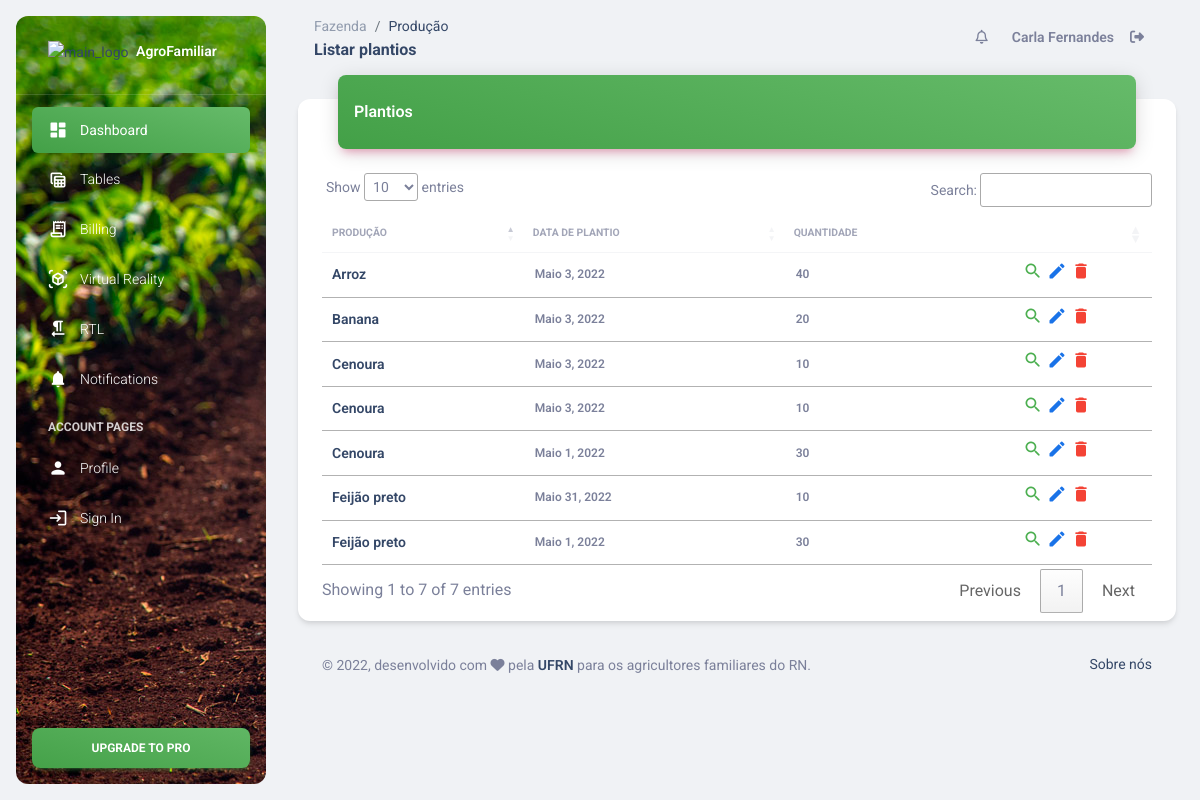
The app's page /producao/listar_plantio/ (signed in) with its own data.
### Producao/models.py (models this page shows, shortened)
class Plantio(models.Model):
    data_inicio = models.DateField(verbose_name="Data de plantio")
    quantidade = models.PositiveIntegerField(verbose_name="Quantidade")
    producao = models.ForeignKey('Producao', on_delete=models.RESTRICT)
    class Meta:
        ordering = ['-data_inicio']
        verbose_name = "Plantio"
        verbose_name_plural = "Plantios"

class Producao(models.Model):
    nome = models.CharField(max_length=100, verbose_name="Nome")
    observacao = models.TextField(verbose_name="Observação")
    ativo = models.BooleanField(verbose_name="Ativo", default=True)
    def __str__(self):
        return self.nome
    class Meta:
        ordering = ['nome']
        verbose_name = "Produção"
        verbose_name_plural = "Produções"

### Producao/views.py (the view)
# urls.py: path('listar_plantio/', views.listar_plantio, name='listar_plantio'),
def listar_plantio(request):
    lista_plantios = Plantio.objects.all()
    informacoes = {
        'lista' : lista_plantios
    }
    return render(request, "Producao/listar_plantios.html", informacoes)

### Templates/Producao/listar_plantios.html (shortened to what this page needs)
{% extends "Base/base.html" %}
{% block titulo %}
    Listar plantios
{% endblock %}
{% block diretorio_raiz %}
    Fazenda
{% endblock %}
{% block diretorio %}
    Produção
{% endblock %}
{% block conteudo %}
<div class="row">
    <div class="col-12">
      <div class="card my-4">
          <div class="container">
            <div class="card-header p-0 position-relative mt-n4 mx-3 z-index-2">
            <div class="bg-gradient-success shadow-primary border-radius-lg pt-4 pb-3">
                <h6 class="text-white text-capitalize ps-3">Plantios</h6>
            </div>
            </div>
            <div class="card-body px-0 pb-2">
            <div class="table-responsive p-0">
                <table class="table align-items-center mb-0" id="tabela_producoes">
                <thead>
                    <tr>
                    <th class="text-uppercase text-secondary text-xxs font-weight-bolder opacity-7">Produção</th>
                    <th class="text-uppercase text-secondary text-xxs font-weight-bolder opacity-7 ps-2">Data de plantio</th>
                    <th class="text-uppercase text-secondary text-xxs font-weight-bolder opacity-7 ps-2">Quantidade</th>
                    <th class="text-center text-secondary opacity-7"></th>
                    </tr>
                </thead>
                <tbody>
                    {% for plantio in lista %}
                        <tr id="producao_{{producao.pk}}">
                            <td> <h6 class="mb-0 text-sm">{{plantio.producao}}</h6></td>
                            <td> <p class="text-xs font-weight-bold mb-0">{{plantio.data_inicio}}</p> </td>
                            <td> <p class="text-xs font-weight-bold mb-0">{{plantio.quantidade}}</p> </td>
                            <td align="center">
                                <a type="submit" href="{% url 'producao:detalhes_producao' pk=plantio.id %}">
                                    <i class="material-icons ms-auto text-success cursor-pointer" data-bs-toggle="tooltip" data-bs-placement="top" title="Visualizar">search</i>
                                </a>
                                <a type="submit" href="{% url 'producao:editar_producao' pk=plantio.id %}">
                                    <i class="material-icons ms-auto text-info cursor-pointer" data-bs-toggle="tooltip" data-bs-placement="top" title="Editar">edit</i>
                                </a>
                                <a href="#" data-bs-toggle="modal" data-bs-target="#modal-{{plantio.pk}}">
                                    <i class="material-icons ms-auto text-danger cursor-pointer" data-bs-toggle="tooltip" data-bs-placement="top" title="Remover">delete</i>
                                </a>
                            </td>
                        </tr>
                    {% endfor %}
                </tbody>
                </table>
            </div>
            </div>
        </div>
      </div>
    </div>
  </div>
{% endblock %}

### Templates/Base/menu_horizontal.html (shortened to what this page needs)
{% load static %}
  <div class="collapse navbar-collapse mt-sm-0 mt-2 me-md-0 me-sm-4" id="navbar">
      <div class="ms-md-auto pe-md-3 d-flex align-items-center">
        <ul class="navbar-nav justify-content-end align-items-center">
          <li class="nav-item dropdown pe-2 d-flex align-items-center">
            <a href="" class="nav-link text-body p-0" id="dropdownMenuButton" data-bs-toggle="dropdown" aria-expanded="false">
              <i class="far fa-bell cursor-pointer"></i>
            </a>
          </li>
          <li class="nav-item px-3 d-flex align-items-center">
            <a href="" class="nav-link text-body font-weight-bold p-0">
              {{user.first_name}} {{user.last_name}}
            </a>
          </li>
          <li class="nav-item d-flex align-items-center">
            <a href="{% url 'usuario:logout' %}" class="nav-link text-body px-0">
              <i class="fa fa-sign-out"></i>
            </a>
          </li>
        </ul>
      </div>
  </div>

### records on screen
Plantio: producao "Feijão preto", data_inicio "Maio 31, 2022", quantidade "10"
Plantio: producao "Arroz", data_inicio "Maio 3, 2022", quantidade "40"
Plantio: producao "Cenoura", data_inicio "Maio 3, 2022", quantidade "10"
Plantio: producao "Cenoura", data_inicio "Maio 3, 2022", quantidade "10"
Plantio: producao "Banana", data_inicio "Maio 3, 2022", quantidade "20"
Plantio: producao "Cenoura", data_inicio "Maio 1, 2022", quantidade "30"
Plantio: producao "Feijão preto", data_inicio "Maio 1, 2022", quantidade "30"

### other values on screen
{{ user.first_name }} "Carla"
{{ user.last_name }} "Fernandes"
